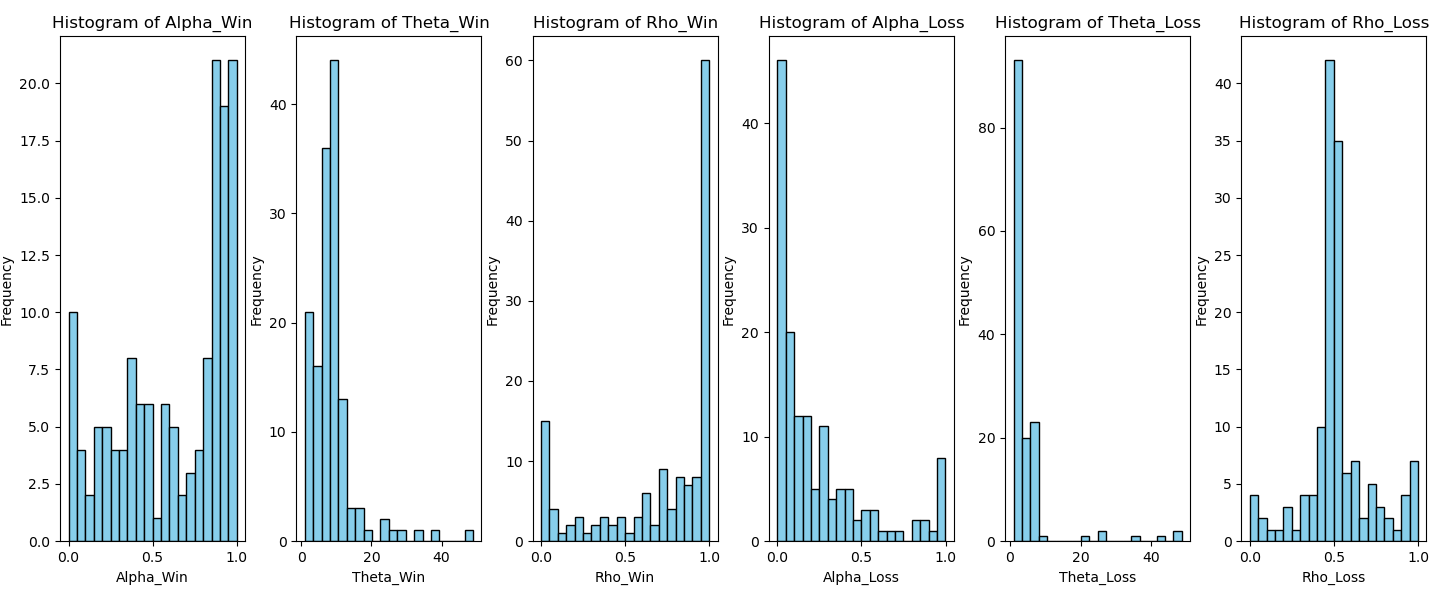

The Python source for this figure:
import matplotlib.pyplot as plt
import pandas as pd

def hist(path):
    # Load the results data from the uploaded CSV file
    results_path = path
    results_data = pd.read_csv(results_path)

    # Display the first few rows to verify the data
    results_data.head()

    # Set up the figure and axes for the histograms
    fig, axes = plt.subplots(nrows=1, ncols=6, figsize=(18, 6))

    # Titles for each subplot
    titles = ["Alpha_Win", "Theta_Win", "Rho_Win", "Alpha_Loss", "Theta_Loss", "Rho_Loss"]

    # Plot histograms
    for ax, column, title in zip(axes, titles, titles):
        ax.hist(results_data[column], bins=20, color='skyblue', edgecolor='black')
        ax.set_title(f'Histogram of {title}')
        ax.set_xlabel(title)
        ax.set_ylabel('Frequency')

    # Show the plots
    plt.tight_layout()
    plt.show()
